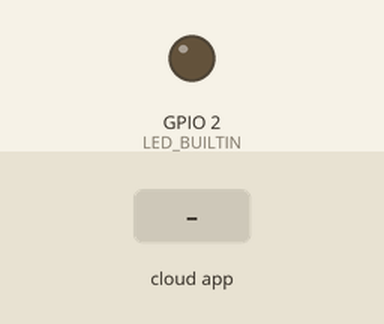
A sketch run on a simulated ESP8266 (NodeMCU). On the bench: output pins drawn as LEDs (lit = HIGH, except the on-board LED, lit = LOW). The test bench sets the inputs (shaded band). WiFi joins after 1.5 s; servers stay silent unless stated; what the sketch prints to the serial monitor is not drawn.

Above: at 2.7 s.
2.8 s: the phone or cloud app sets ampli.power to 0
At 3.4 s:
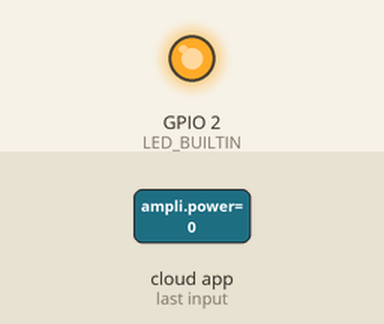
5.3 s: the phone or cloud app sets ampli.line.1 to 0
At 6.7 s:
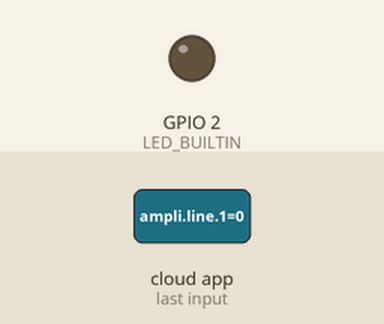
6.8 s: the phone or cloud app sets ampli.line.2 to 1
At 7.6 s:
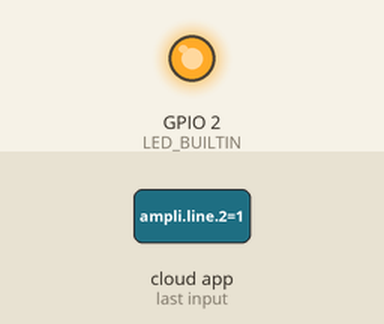
8.3 s: the phone or cloud app sets ampli.phono to 0
At 9.7 s:
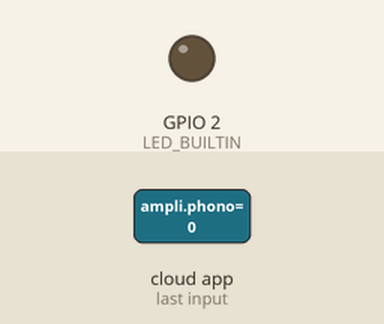
9.8 s: the phone or cloud app sets ampli.cd to 0
At 10.6 s:
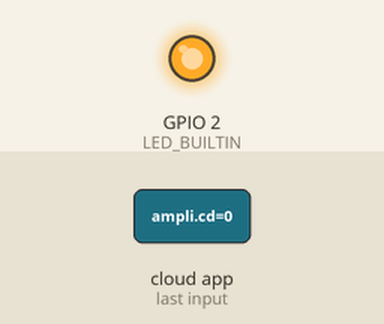
11.3 s: the phone or cloud app sets ampli.tuner to 0
At 13.1 s:
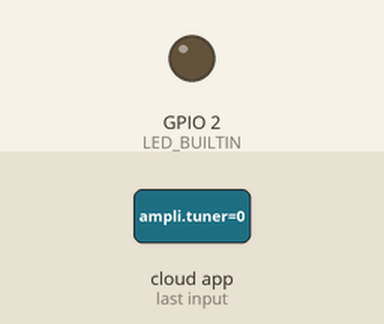
Timing chart, 0 to 13.8 s (numbered marks = the images above; inputs shaded):
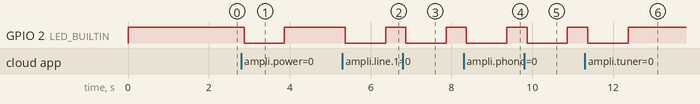

Measured:
- after the input at 2.8 s, GPIO 2 (LED_BUILTIN): HIGH → LOW after 0.07 s, → HIGH 1.0 s later
- after the input at 5.3 s, GPIO 2 (LED_BUILTIN): HIGH → LOW after 0.07 s, → HIGH 1.0 s later
- after the input at 6.8 s, GPIO 2 (LED_BUILTIN): HIGH → LOW after 0.07 s, → HIGH 1.0 s later
- after the input at 8.3 s, GPIO 2 (LED_BUILTIN): HIGH → LOW after 0.07 s, → HIGH 1.0 s later
- after the input at 9.8 s, GPIO 2 (LED_BUILTIN): HIGH → LOW after 0.07 s, → HIGH 1.0 s later
- after the input at 11.3 s, GPIO 2 (LED_BUILTIN): HIGH → LOW after 0.07 s, → HIGH 1.0 s later

The sketch:

ampli-alexa-IR.ino
```cpp
/*
 * This code works for both ESP32 and ESP8266 on ArduinoIDE 1.8.16
 *
 * Wiring:
 * - IR Data to pin 12
 */

#ifdef ESP32
    #include <WiFi.h>
#else
    #include <ESP8266WiFi.h>
#endif //ESP32

#include <Arduino.h>
#include <fauxmoESP.h>
#include <IRremote.hpp>

#define SERIAL_BAUDRATE     115200

#define ID_POWER             "ampli power"
#define ID_LINE1             "ampli line 1"
#define ID_LINE2             "ampli line 2"
#define ID_PHONO             "ampli phono"
#define ID_CD                "ampli cd"
#define ID_TUNER             "ampli tuner"

#define POWER_CODE  0xD42A817E
#define LINE1_CODE  0x3FC1857A
#define LINE2_CODE  0xE618857A
#define PHONO_CODE  0xEA14857A
#define CD_CODE     0xEB15857A
#define TUNER_CODE  0xE816857A

#define WIFI_SSID "..." // Replace with yours
#define WIFI_PASS "..." // Replace with yours

fauxmoESP fauxmo;

void blink()
{
    digitalWrite(LED_BUILTIN, LOW);
    delay(1000);
    digitalWrite(LED_BUILTIN, HIGH);
}

void setupWifi()
{
    WiFi.mode(WIFI_STA); //setting up wifi client mode
    Serial.printf("[WIFI] Connecting to %s ", WIFI_SSID);
    WiFi.begin(WIFI_SSID, WIFI_PASS);

    while (WiFi.status() != WL_CONNECTED) {
        Serial.print(".");
        delay(100);
    }
    Serial.println();
    Serial.printf("Successful connexion to %s\nIP: %s\n", WiFi.SSID().c_str(), WiFi.localIP().toString().c_str());
}

void setup()
{
    // Init serial port and clean garbage
    Serial.begin(SERIAL_BAUDRATE);
    Serial.println();
    Serial.println();

    // setup status led to alert when an IR code is being sent
    pinMode(LED_BUILTIN, OUTPUT);
    digitalWrite(LED_BUILTIN, HIGH);

    // setup IR library on pin12 for the emitter
    IrSender.begin(12);

    setupWifi();

    // By default, fauxmoESP creates it's own webserver on the defined port
    // The TCP port must be 80 for gen3 devices (default is 1901)
    // This has to be done before the call to enable()
    fauxmo.createServer(true); // not needed, this is the default value
    fauxmo.setPort(80); // This is required for gen3 devices

    // Disabling the library will prevent the devices from being discovered and switched
    fauxmo.enable(true);

    // Add the virtual devices that will be seen by Alexa
    fauxmo.addDevice(ID_POWER);
    fauxmo.addDevice(ID_LINE1);
    fauxmo.addDevice(ID_LINE2);
    fauxmo.addDevice(ID_PHONO);
    fauxmo.addDevice(ID_CD);
    fauxmo.addDevice(ID_TUNER);

    fauxmo.onSetState([](unsigned char device_id, const char * device_name, bool state, unsigned char value)
    {
        // Callback for when a command from Alexa is received.
        Serial.printf("[MAIN] Device #%d (%s) state: %s value: %d\n", device_id, device_name, state ? "ON" : "OFF", value);

        if (!strcmp(device_name, ID_POWER)) {
            IrSender.sendNECRaw(POWER_CODE, 0);
            blink();
        } else if (!strcmp(device_name, ID_LINE1)) {
            IrSender.sendNECRaw(LINE1_CODE, 0);
            blink();
        } else if (!strcmp(device_name, ID_LINE2)) {
            IrSender.sendNECRaw(LINE2_CODE, 0);
            blink();
        } else if (!strcmp(device_name, ID_PHONO)) {
            IrSender.sendNECRaw(PHONO_CODE, 0);
            blink();
        } else if (!strcmp(device_name, ID_CD)) {
            IrSender.sendNECRaw(CD_CODE, 0);
            blink();
        } else if (!strcmp(device_name, ID_TUNER)) {
            IrSender.sendNECRaw(TUNER_CODE, 0);
            blink();
        }
    });
}

void loop()
{
    fauxmo.handle(); //does the different checks needed to monitor for incoming async traffic.
}
```
